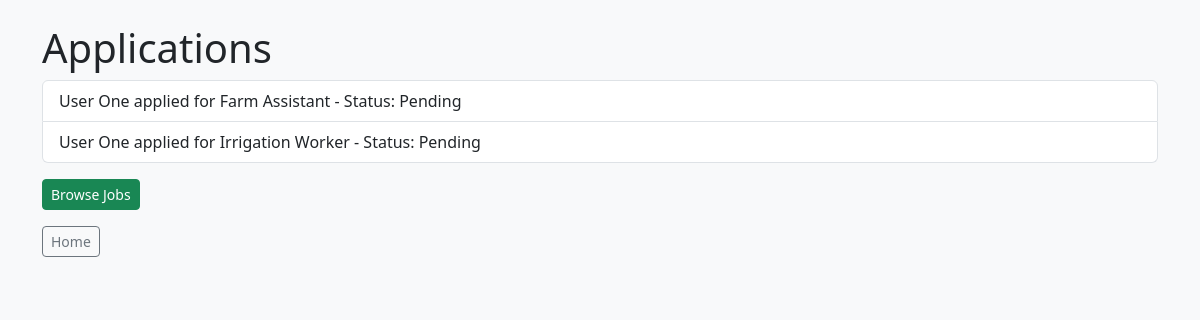
Screenshot of /applications/ (signed in) with the database file from the repository.
### core/models.py (models this page shows, shortened)
class Application(models.Model):
    candidate = models.ForeignKey(CandidateProfile, on_delete=models.CASCADE)
    job = models.ForeignKey(Job, on_delete=models.CASCADE)
    status = models.CharField(max_length=50, default="Pending")

class CandidateProfile(models.Model):
    user = models.OneToOneField(User, on_delete=models.CASCADE)
    full_name = models.CharField(max_length=100)
    location = models.CharField(max_length=100, blank=True)
    bio = models.TextField(blank=True)

class Job(models.Model):
    employer = models.ForeignKey(EmployerProfile, on_delete=models.CASCADE)
    title = models.CharField(max_length=100)
    description = models.TextField()
    location = models.CharField(max_length=100)

### core/views.py (the view)
# urls.py: path("applications/", views.application_list, name="application_list"),
@login_required
def application_list(request):
    if is_candidate(request.user):
        candidate = get_object_or_404(CandidateProfile, user=request.user)
        applications = Application.objects.select_related("candidate", "job").filter(candidate=candidate)
    elif is_employer(request.user):
        employer = get_object_or_404(EmployerProfile, user=request.user)
        applications = Application.objects.select_related("candidate", "job", "job__employer").filter(job__employer=employer)
    elif is_recruiter(request.user) or request.user.is_superuser:
        applications = Application.objects.select_related("candidate", "job").all()
    else:
        applications = Application.objects.none()
    return render(
        request,
        "core/application_list.html",
        {"applications": applications, "user_role": get_user_role(request.user)},
    )

### core/views.py (called while the page is built)
def get_user_role(user):
    if not user.is_authenticated:
        return ""
    try:
        return user.userprofile.role
    except UserProfile.DoesNotExist:
        return ""

def is_candidate(user):
    return get_user_role(user) == "candidate"

### core/templates/core/application_list.html (shortened to what this page needs)
<!DOCTYPE html>
<html lang="en">
<head>
    <link href="https://cdn.jsdelivr.net/npm/bootstrap@5.3.3/dist/css/bootstrap.min.css" rel="stylesheet">
</head>
<body class="bg-light">
    <div class="container py-4">
    <h1>Applications</h1>
    {% if applications %}
        <ul class="list-group mb-3">
            {% for application in applications %}
                <li class="list-group-item">
                    {{ application.candidate.full_name }} applied for
                    {{ application.job.title }} -
                    Status: {{ application.status }}
                </li>
            {% endfor %}
        </ul>
    {% else %}
        <p>No applications found.</p>
    {% endif %}
    {% if user_role == "candidate" %}
    <p><a href="/jobs/" class="btn btn-success btn-sm">Browse Jobs</a></p>
    {% endif %}
    <p><a href="/" class="btn btn-outline-secondary btn-sm">Home</a></p>
    </div>
</body>
</html>

### rows the page displays
Application: candidate.full_name "User One", job "Farm Assistant", status "Pending"
Application: candidate.full_name "User One", job "Irrigation Worker", status "Pending"
